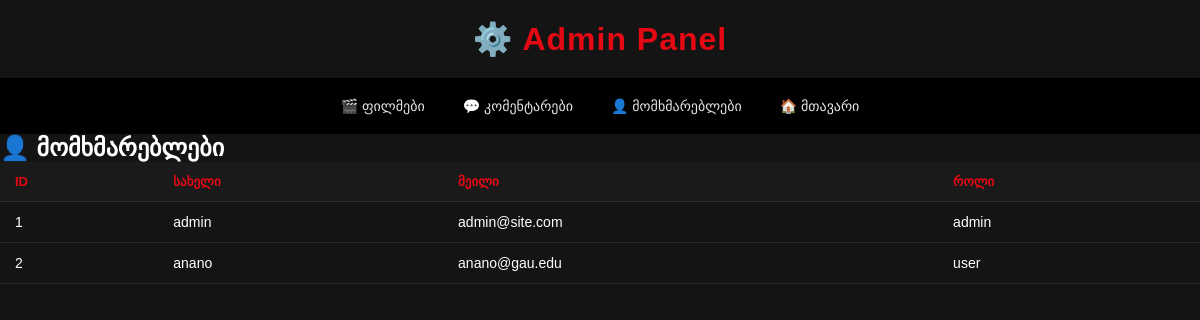
The app's page /index.php?page=admin&action=users (signed in) with its own data.
### tables this page shows
CREATE TABLE `users` (
  `id` int(11) NOT NULL,
  `username` varchar(100) NOT NULL,
  `email` varchar(150) NOT NULL,
  `password` varchar(255) NOT NULL,
  `role` enum('admin','user') DEFAULT 'user'
);

### app/views/admin/users.php (the view, shortened to what this page needs)
<!DOCTYPE html>
<html>
<head>
<link rel="stylesheet" href="public/css/main.css">
<link rel="stylesheet" href="public/css/admin.css">
</head>
<body>
<h1>⚙️ Admin Panel</h1>
<div class="nav">
    <a href="index.php?page=admin">🎬 ფილმები</a>
    <a href="index.php?page=admin&action=comments">💬 კომენტარები</a>
    <a href="index.php?page=admin&action=users">👤 მომხმარებლები</a>
    <a href="index.php">🏠 მთავარი</a>
</div>
<h2>👤 მომხმარებლები</h2>
<table>
    <tr>
        <th>ID</th>
        <th>სახელი</th>
        <th>მეილი</th>
        <th>როლი</th>
    </tr>
    <?php foreach ($users as $user): ?>
    <tr>
        <td><?= $user['id'] ?></td>
        <td><?= htmlspecialchars($user['username']) ?></td>
        <td><?= htmlspecialchars($user['email']) ?></td>
        <td><?= $user['role'] ?></td>
    </tr>
    <?php endforeach; ?>
</table>
</body>
</html>

### public/css/main.css (style rules this page uses)
* { margin: 0; padding: 0; box-sizing: border-box; }
body { font-family: 'Arial', sans-serif; background: #141414; color: #fff; }
body { margin: 0; font-family: Arial, sans-serif; background: #141414; color: #fff; }
h1 { text-align: center; margin: 20px 0; color: #e50914; font-size: 32px; letter-spacing: 1px; }
.nav { background: #000; display: flex; justify-content: center; align-items: center; gap: 18px; padding: 14px 20px; position: sticky; top: 0; z-index: 100; flex-wrap: wrap; }
.nav a { color: #e5e5e5; text-decoration: none; font-size: 14px; padding: 6px 10px; border-radius: 4px; transition: 0.2s ease; }

### public/css/admin.css (style rules this page uses)
table { width: 100%; border-collapse: collapse; }
th, td { padding: 12px 15px; border-bottom: 1px solid #2a2a2a; text-align: left; font-size: 14px; }
th { background: #1a1a1a; color: #e50914; font-size: 13px; text-transform: uppercase; }

### records on screen
users: id "1", username "admin", email "admin@site.com", role "admin"
users: id "2", username "anano", email "anano@gau.edu", role "user"
